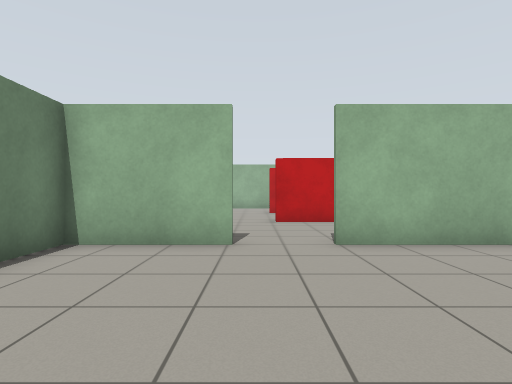
[1] (above)

23 first-person views from a walk through a robot-simulator world made for Gazebo. The camera is 0.94 m above the floor, looks level and sees 80° across. The floor is counted in squares, 1 m on a side. Each view is taken from the middle of a square. On the plan, view 1 faces up. The plan holds only what a view shows up to about 11 squares ahead; the rest is blank. Simple patterns stand in for the simulator's built-in surfaces.

[2]
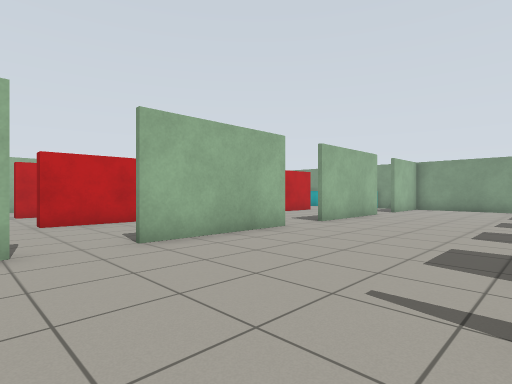

[3]
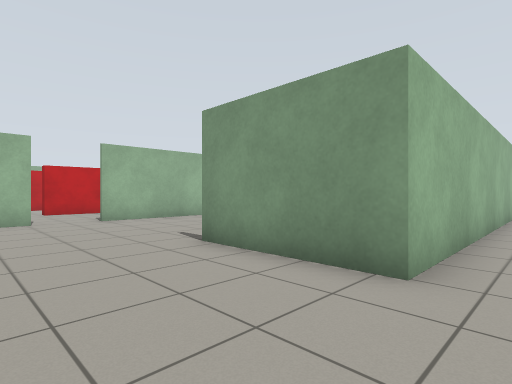

[4]
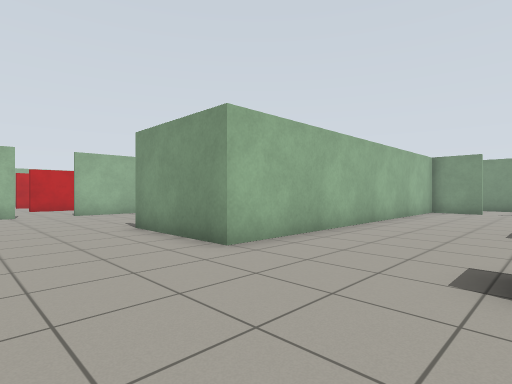

[5]
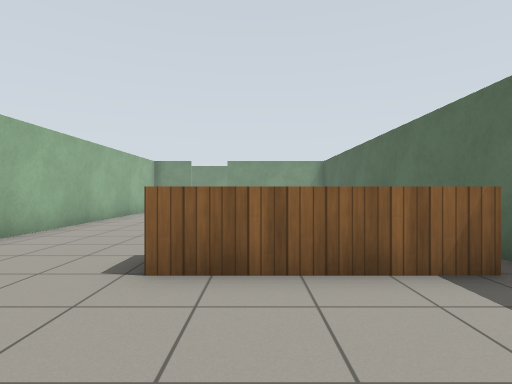

[6]
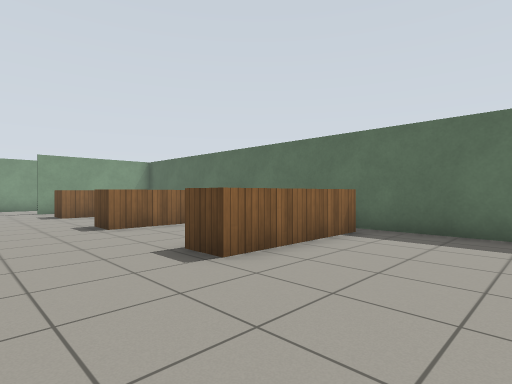

[7]
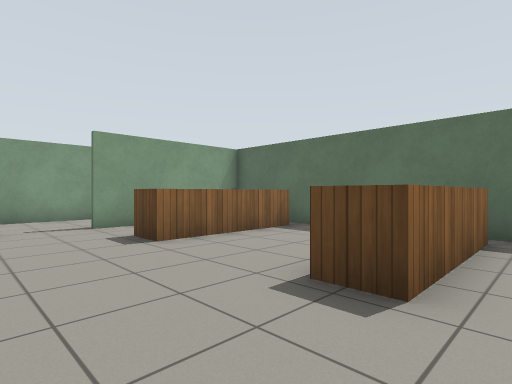

[8]
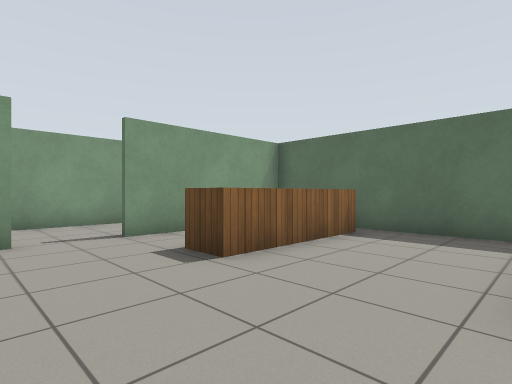

[9]
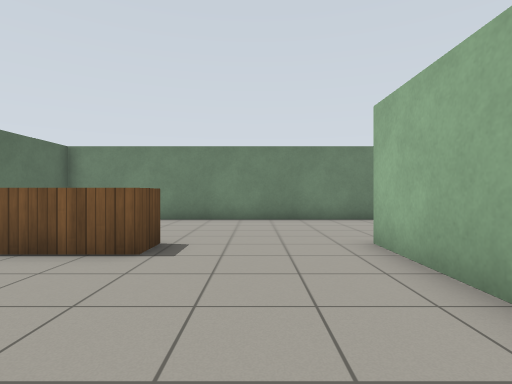

[10]
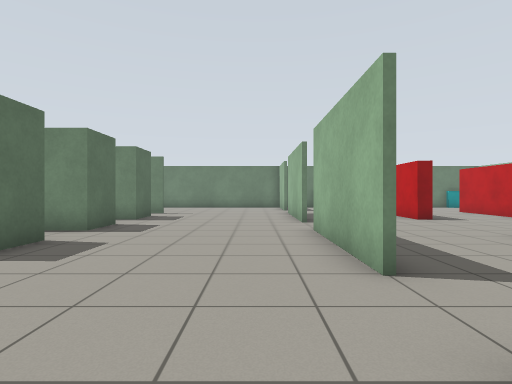

[11]
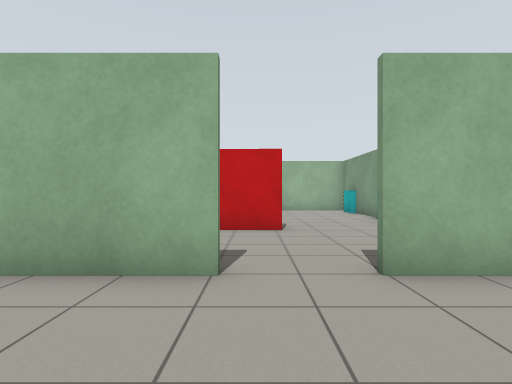

[12]
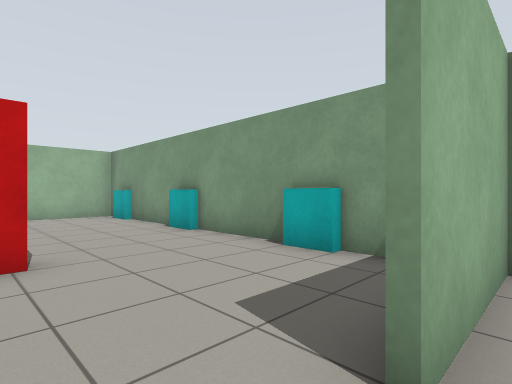

[13]
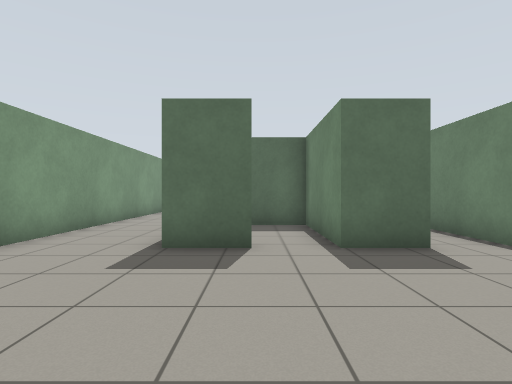

[14]
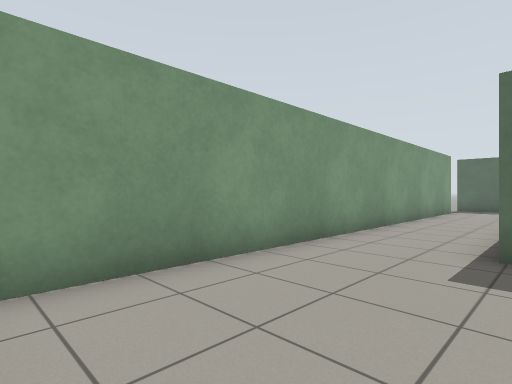

[15]
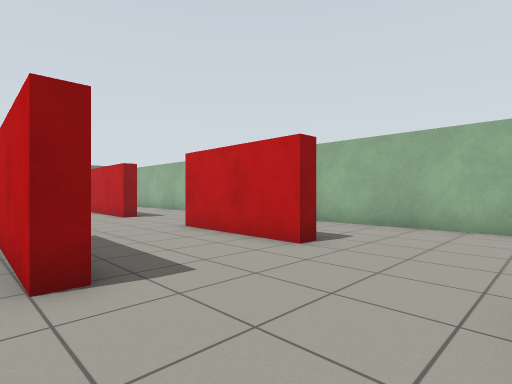

[16]
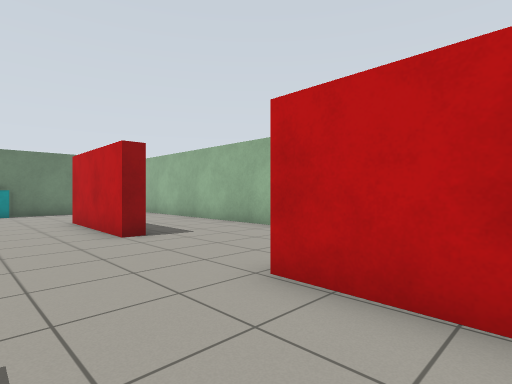

[17]
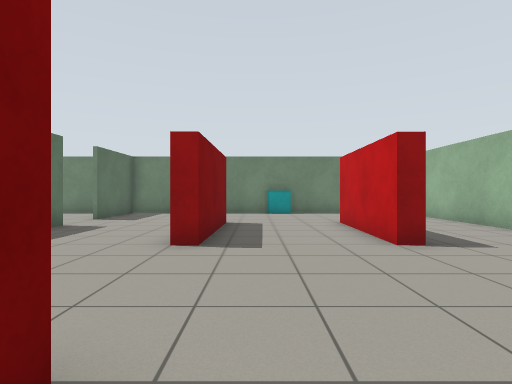

[18]
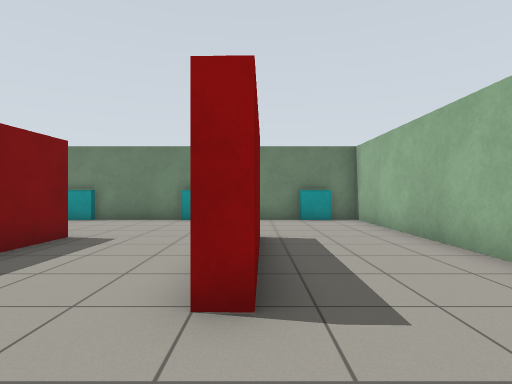

[19]
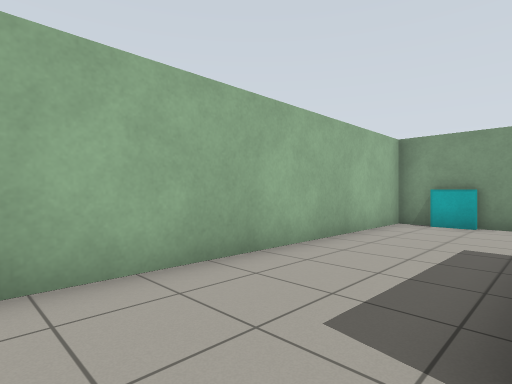

[20]
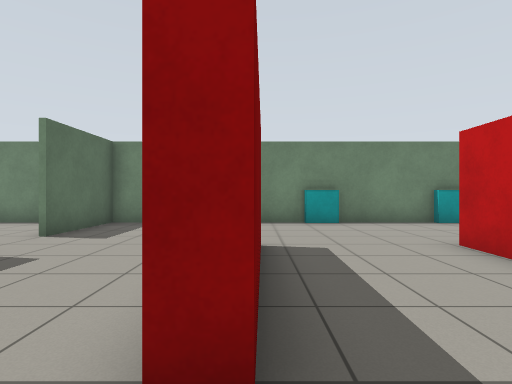

[21]
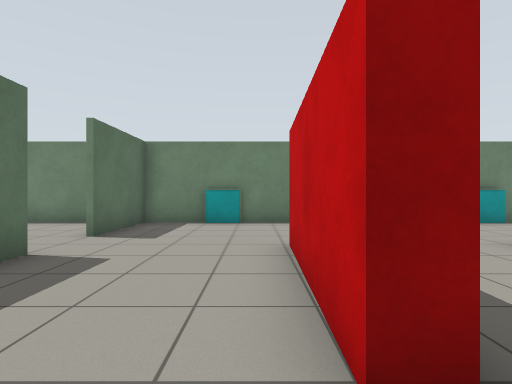

[22]
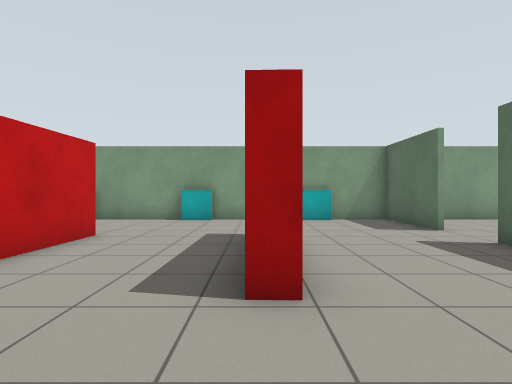

[23]
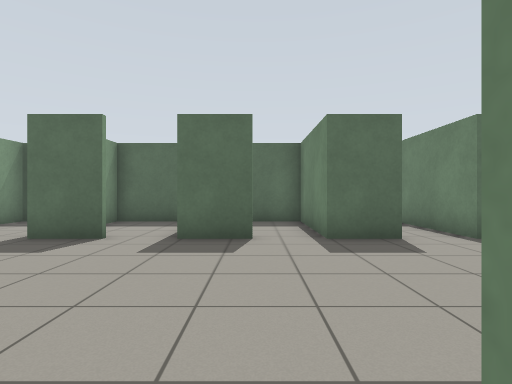

### Floor plan
Points are (right, up) in squares from view 1. A wall is a line through its corners. A room is listed if a view was taken in it or the views show most of it. See-through windows are left out.
Room 1 (views 1, 2, 3, 4, 5, 6, 7, 8, 9, 10, 11, 12, 13, 14)
walls: (10.9, -3.9) (1.4, -3.9) (1.4, 0); (6, -0.1) (7.6, -0.1); (9, -0.1) (10.6, -0.1); (3, -0.1) (4.6, -0.1); (12, -0.1) (13.6, -0.1); (16.4, -8.7) (16.4, 6); (5.6, 5.4) (1.4, 5.4); (-3.4, -1.9) (-3.4, -12.4) (13.4, -12.4) (13.4, -7.5); (11.6, 5.4) (7.4, 5.4); (-0.4, 5.4) (-3.5, 5.4); (16.5, 5.4) (13.4, 5.4); (-3.4, 5.9) (-3.4, 1.9)
low walls: (5.9, -11.8) (5.9, -7.8) (7, -7.8); (10.4, -11.9) (10.4, -7.8) (11.5, -7.8); (1.4, -11.7) (1.4, -7.8) (2.4, -7.8) (2.4, -9.9)
ways out: opening at (0.5, 6) to room 2; opening at (6.5, 6) to room 2; opening at (12.5, 6) to room 2
Room 2 (views 15, 16, 17, 18, 19, 20, 21, 22, 23)
walls: (8.6, 9.5) (8.7, 10.1); (4.7, 14.1) (4.7, 13.5) (0.6, 13.6); (2, 14.1) (4.5, 14); (5.2, 17.4) (-3.4, 17.4) (-3.4, 5.9); (12.7, 10) (12.6, 9.5) (9.4, 9.6); (12.8, 14) (12.7, 13.5) (8.6, 13.6); (0.6, 10.1) (4.6, 10) (4.6, 9.5) (0.6, 9.6); (1.4, 5.6) (2, 5.6); (13.4, 5.6) (16.4, 5.6); (16.4, 6) (16.4, 17.4) (7.2, 17.4); (-3.5, 5.6) (-0.4, 5.6)
ways out: opening at (0.5, 6) to room 1; opening at (6.5, 6) to room 1; opening at (12.5, 6) to room 1
objects: cyan box (-3, 8); cyan box (-3, 12); cyan box (-3, 16); cyan box (16, 8); cyan box (16, 12); cyan box (16, 16)

Where each view was taken, in squares from view 1:
view 1: 0 up, 0 right, facing up
view 2: 0 up, 1 left, facing up-right
view 3: 5 down, 2 left, facing up-right
view 4: 8 down, 2 left, facing up-right
view 5: 9 down, 2 left, facing right
view 6: 5 down, 2 left, facing down-right
view 7: 5 down, 5 right, facing down-right
view 8: 5 down, 7 right, facing down-right
view 9: 6 down, 7 right, facing left
view 10: 4 up, 15 right, facing left
view 11: 2 up, 12 right, facing up
view 12: 5 up, 12 right, facing up-right
view 13: 5 up, 12 right, facing down
view 14: 5 up, 13 right, facing down-right
view 15: 9 up, 16 right, facing up-left
view 16: 11 up, 11 right, facing up-left
view 17: 11 up, 10 right, facing left
view 18: 14 up, 7 right, facing left
view 19: 14 up, 7 right, facing up-right
view 20: 10 up, 6 right, facing left
view 21: 9 up, 6 right, facing left
view 22: 10 up, 6 right, facing right
view 23: 6 up, 6 right, facing down
